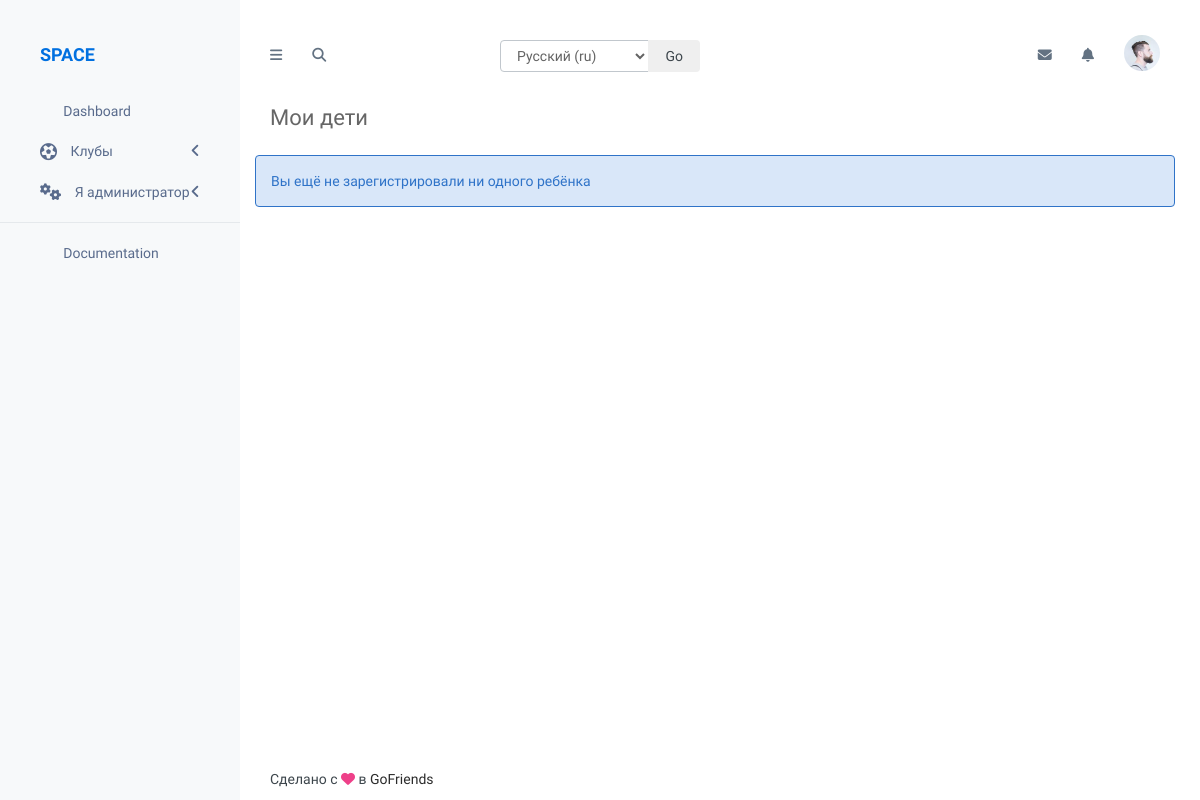
Before: /dashboard/user/parent/my-children/ (signed in) with the older database file.
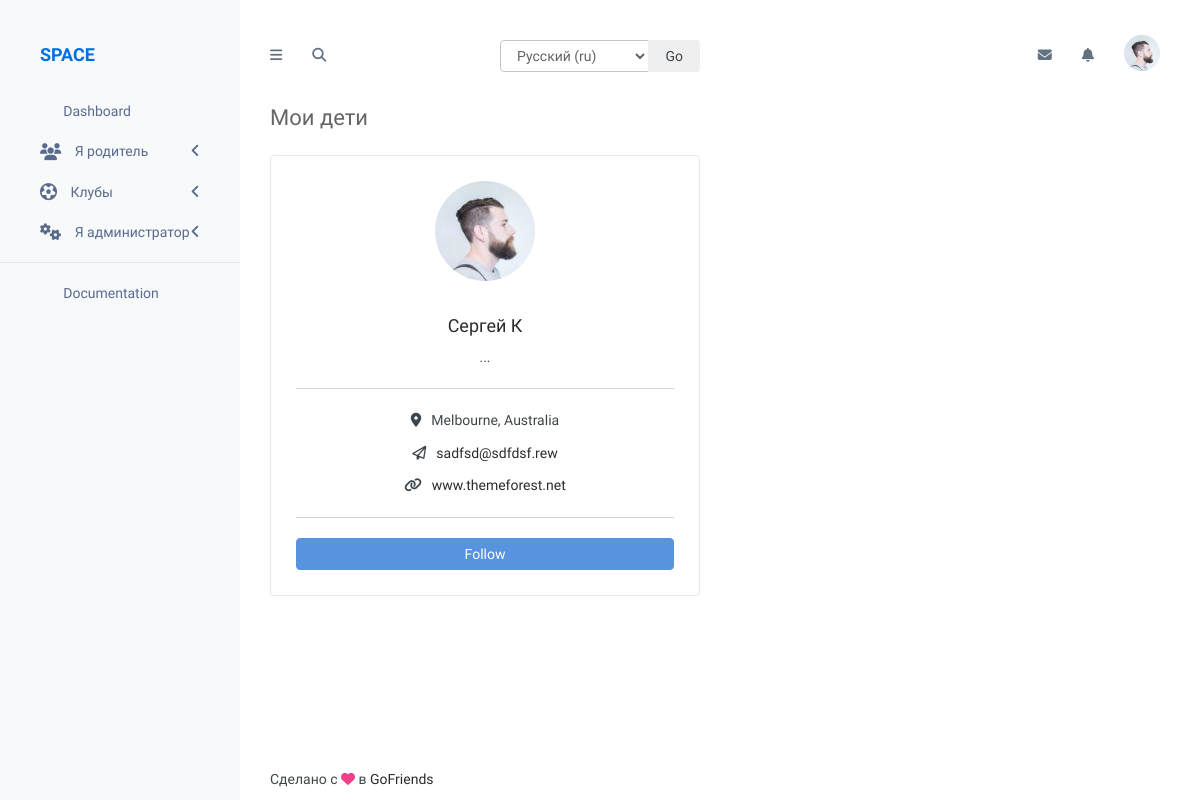
After: the same page with the newer database file.
### user_profile/models.py (models this page shows, shortened)
class Child(models.Model):
    user = models.OneToOneField(User, on_delete=models.CASCADE)
    parent = models.ForeignKey(Parent, on_delete=models.CASCADE)
    class Meta:
        verbose_name = _('Ребёнок')
        verbose_name_plural = _('Дети')

class User(AbstractBaseUser, PermissionsMixin):
    email = models.EmailField(_('email'), max_length=255, unique=True, db_index=True)
    avatar = models.ImageField('Аватар', blank=True, null=True, upload_to="user/avatar")
    first_name = models.CharField(_('Фамилия'), max_length=40, null=True, blank=True)
    last_name = models.CharField(_('Имя'), max_length=40, null=True, blank=True)
    date_of_birth = models.DateField(_('Дата рождения'), null=True, blank=True)
    is_active = models.BooleanField(_('Активен'), default=True)
    is_admin = models.BooleanField(_('Суперпользователь'), default=False)
    created = models.DateTimeField(auto_now_add=True, auto_now=False, verbose_name=_('Дата создания'))
    updated = models.DateTimeField(auto_now_add=False, auto_now=True, verbose_name=_('Дата обновления'))
    def get_full_name(self):
        return '{} {}'.format(self.first_name, self.last_name)
    USERNAME_FIELD = 'email'
    REQUIRED_FIELDS = []
    objects = UserManager()
    class Meta:
        verbose_name = _('Пользователь')
        verbose_name_plural = _('Пользователи')
    def is_parent(self):
        if self.parent:
            return True
        return False
    def is_investor(self):
        if self.investor:
            return True
        return False
    def is_administrator(self):
        if self.administrator:
            return True
        return False

### user_profile/views.py (the view)
# urls.py: path('my-children/', ChildrenListView.as_view(), name='my-children'),
class ChildrenListView(ListView):
    context_object_name = 'children'
    template_name = 'user_profile/my-children.html'
    def get_queryset(self):
        return Child.objects.select_related('user').filter(parent__user=self.request.user)

### user_profile/templates/user_profile/my-children.html (shortened to what this page needs)
{% extends 'cabinet.html' %}
{% load i18n %}
{% load static %}
{% block page_title %}{% trans 'Мои дети' %}{% endblock page_title %}
{% block content %}
    {% if not children %}
        <div class="alert alert-info" role="alert">
            {% trans 'Вы ещё не зарегистрировали ни одного ребёнка' %}
        </div>
    {% endif %}
    {% for child in children %}
        <div class="col-md-6 col-sm-6">
            <div class="panel panel-white">
                <div class="panel-body user-profile-panel">
                    <img src="{% static '/cabinet/' %}assets/images/avatars/avatar1.jpg" class="user-profile-image img-circle">
                    <h4 class="text-center m-t-lg">{{ child.user.get_full_name }}</h4>
                    <p class="text-center">...</p>
                    <hr>
                    <ul class="list-unstyled text-center">
                        <li><p><i class="fa fa-map-marker m-r-xs"></i>Melbourne, Australia</p></li>
                        <li><p><i class="fa fa-paper-plane-o m-r-xs"></i><a href="profile.html#">{{ child.user.email }}</a></p></li>
                        <li><p><i class="fa fa-link m-r-xs"></i><a href="profile.html#">www.themeforest.net</a></p></li>
                    </ul>
                    <hr>
                    <button class="btn btn-info btn-block">Follow</button>
                </div>
            </div>
        </div>
    {% endfor %}
{% endblock content %}

### templates/cabinet.html (shortened to what this page needs)
{% load static %}
{% load i18n %}
<!DOCTYPE html>
<html lang="ru">
    <head>
        <link href="{% static '/cabinet/' %}assets/plugins/bootstrap/css/bootstrap.min.css" rel="stylesheet">
        <link href="{% static '/cabinet/' %}assets/plugins/font-awesome/css/font-awesome.min.css" rel="stylesheet">
        <link href="{% static '/cabinet/' %}assets/plugins/icomoon/style.css" rel="stylesheet">
        <link href="{% static '/cabinet/' %}assets/plugins/uniform/css/default.css" rel="stylesheet"/>
        <link href="{% static '/cabinet/' %}assets/plugins/switchery/switchery.min.css" rel="stylesheet"/>
        <link href="{% static '/cabinet/' %}assets/css/space.min.css" rel="stylesheet">
        <link href="{% static '/cabinet/' %}assets/css/custom.css" rel="stylesheet">
    </head>
    <body>
        <div id="setLanguage">
            <form action="{% url 'set_language' %}" method="post" role="form" class="form">
                <div class="input-group">
                    <select name="language" class="form-control">
                        {% get_current_language as LANGUAGE_CODE %}
                        {% get_available_languages as LANGUAGES %}
                        {% get_language_info_list for LANGUAGES as languages %}
                        {% for language in languages %}
                            <option value="{{ language.code }}"{% if language.code == LANGUAGE_CODE %} selected="selected"{% endif %}>
                                {{ language.name_local }} ({{ language.code }})
                            </option>
                        {% endfor %}
                    </select>
                    <span class="input-group-btn">
                        <button class="btn" type="submit">Go</button>
                    </span>
                </div>
            </form>
        </div>
        <div class="page-container">
            {% include 'cabinet_parts/left-sidebar.html' %}
            <div class="page-content">
                <div class="page-header">
                    <nav class="navbar navbar-default">
                        <div class="container-fluid">
                            <div class="collapse navbar-collapse" id="bs-example-navbar-collapse-1">
                                <ul class="nav navbar-nav">
                                    <li><a href="javascript:void(0)" id="collapsed-sidebar-toggle-button"><i class="fa fa-bars"></i></a></li>
                                    <li><a href="javascript:void(0)" id="search-button"><i class="fa fa-search"></i></a></li>
                                </ul>
                                <ul class="nav navbar-nav navbar-right">
                                    <li><a href="javascript:void(0)" class="right-sidebar-toggle" data-sidebar-id="main-right-sidebar"><i class="fa fa-envelope"></i></a></li>
                                    <li class="dropdown">
                                        <a href="javascript:void(0)" class="dropdown-toggle" data-toggle="dropdown" role="button" aria-haspopup="true" aria-expanded="false"><i class="fa fa-bell"></i></a>
                                    </li>
                                    <li class="dropdown user-dropdown">
                                        <a href="layout-blank.html#" class="dropdown-toggle" data-toggle="dropdown" role="button" aria-haspopup="true" aria-expanded="false"><img src="{% static '/cabinet/' %}assets/images/avatars/avatar1.jpg" alt="" class="img-circle"></a>
                                    </li>
                                </ul>
                            </div>
                        </div>
                    </nav>
                </div>
                <div class="page-inner">
                    <div class="page-title">
                        <h3 class="breadcrumb-header">{% block page_title %}{% endblock page_title %}</h3>
                    </div>
                    <div id="main-wrapper">
                        <div class="row">
                            <div class="col-md-12">
                            </div>
                        </div>
                        <div class="row">
                            {% block content %}{% endblock content %}
                        </div>
                    </div>
                    <div class="page-footer">
                        <p>Сделано с <i class="fa fa-heart" style="color: #ee4089;"></i> в <a href="//gofriends.pro" target="_blank">GoFriends</a></p>
                    </div>
                </div>
            </div>
        </div>
        <link rel="stylesheet" href="{% static '/cabinet/main.css' %}">
    </body>
</html>

### templates/cabinet_parts/left-sidebar.html (shortened to what this page needs)
{% load i18n %}
<div class="page-sidebar">
    <a class="logo-box" href="index.html">
        <span>Space</span>
        <i class="icon-radio_button_unchecked" id="fixed-sidebar-toggle-button"></i>
    </a>
    <div class="page-sidebar-inner">
        <div class="page-sidebar-menu">
            <ul class="accordion-menu">
                <li>
                    <a href="{% url 'dashboard' %}">
                        <i class="menu-icon icon-home4"></i><span>Dashboard</span>
                    </a>
                </li>
                {% if user.is_parent %}
                    <li>
                        <a href="javascript:void(0);">
                            <i class="menu-icon fa fa-group"></i>
                            <span>{% trans 'Я родитель' %}</span>
                            <i class="accordion-icon fa fa-angle-left"></i>
                        </a>
                    </li>
                {% endif %}
                <li>
                    <a href="javascript:void(0);">
                        <i class="menu-icon fa fa-soccer-ball-o"></i>
                        <span>{% trans 'Клубы' %}</span>
                        <i class="accordion-icon fa fa-angle-left"></i>
                    </a>
                </li>
                {% if user.is_administrator %}
                    <li>
                        <a href="javascript:void(0);">
                            <i class="menu-icon fa fa-cogs"></i>
                            <span>{% trans 'Я администратор' %}</span>
                            <i class="accordion-icon fa fa-angle-left"></i>
                        </a>
                    </li>
                {% endif %}
                <li class="menu-divider"></li>
                <li>
                    <a href="#">
                        <i class="menu-icon icon-help_outline"></i><span>Documentation</span>
                    </a>
                </li>
            </ul>
        </div>
    </div>
</div>

### static/cabinet/main.css (style rules this page uses)
#setLanguage { position: absolute; top: 40px; left: 50%; width: 200px; margin-left: -100px; }

Changed rows visible on the page:
added Child: user.get_full_name "Сергей К", user.email "sadfsd@sdfdsf.rew"
Other visible differences:
text no longer shown: "Вы ещё не зарегистрировали ни одного ребёнка"
text now shown: "Я родитель"
